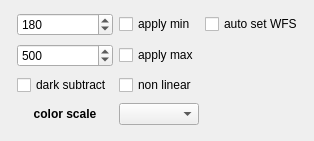
   <widget class="QWidget" name="layoutWidget">
    <property name="geometry">
     <rect>
      <x>10</x>
      <y>500</y>
      <width>314</width>
      <height>141</height>
     </rect>
    </property>
    <layout class="QGridLayout" name="gl_display_control">
     <item row="3" column="1">
      <widget class="QLabel" name="label_5">
       <property name="font">
        <font>
         <weight>75</weight>
         <bold>true</bold>
        </font>
       </property>
       <property name="text">
        <string>color scale</string>
       </property>
       <property name="alignment">
        <set>Qt::AlignCenter</set>
       </property>
      </widget>
     </item>
     <item row="1" column="3">
      <spacer name="horizontalSpacer_3">
       <property name="orientation">
        <enum>Qt::Horizontal</enum>
       </property>
       <property name="sizeHint" stdset="0">
        <size>
         <width>40</width>
         <height>20</height>
        </size>
       </property>
      </spacer>
     </item>
     <item row="1" column="2">
      <widget class="QCheckBox" name="chB_max">
       <property name="text">
        <string>apply max</string>
       </property>
      </widget>
     </item>
     <item row="2" column="1">
      <widget class="QCheckBox" name="chB_dark_sub">
       <property name="text">
        <string>dark subtract</string>
       </property>
      </widget>
     </item>
     <item row="1" column="1">
      <widget class="QDoubleSpinBox" name="dspB_disp_max">
       <property name="decimals">
        <number>0</number>
       </property>
       <property name="minimum">
        <double>-5000.000000000000000</double>
       </property>
       <property name="maximum">
        <double>500000.000000000000000</double>
       </property>
       <property name="value">
        <double>500.000000000000000</double>
       </property>
      </widget>
     </item>
     <item row="0" column="1">
      <widget class="QDoubleSpinBox" name="dspB_disp_min">
       <property name="decimals">
        <number>0</number>
       </property>
       <property name="minimum">
        <double>-5000.000000000000000</double>
       </property>
       <property name="maximum">
        <double>50000.000000000000000</double>
       </property>
       <property name="value">
        <double>180.000000000000000</double>
       </property>
      </widget>
     </item>
     <item row="3" column="2">
      <widget class="QComboBox" name="cmB_cbar"/>
     </item>
     <item row="0" column="2">
      <widget class="QCheckBox" name="chB_min">
       <property name="text">
        <string>apply min</string>
       </property>
      </widget>
     </item>
     <item row="1" column="0">
      <spacer name="horizontalSpacer_4">
       <property name="orientation">
        <enum>Qt::Horizontal</enum>
       </property>
       <property name="sizeHint" stdset="0">
        <size>
         <width>40</width>
         <height>20</height>
        </size>
       </property>
      </spacer>
     </item>
     <item row="2" column="2">
      <widget class="QCheckBox" name="chB_nonlinear">
       <property name="text">
        <string>non linear</string>
       </property>
      </widget>
     </item>
     <item row="0" column="3">
      <widget class="QCheckBox" name="chB_AutoSetWFSThresh">
       <property name="text">
        <string>auto set WFS</string>
       </property>
      </widget>
     </item>
    </layout>
   </widget>
